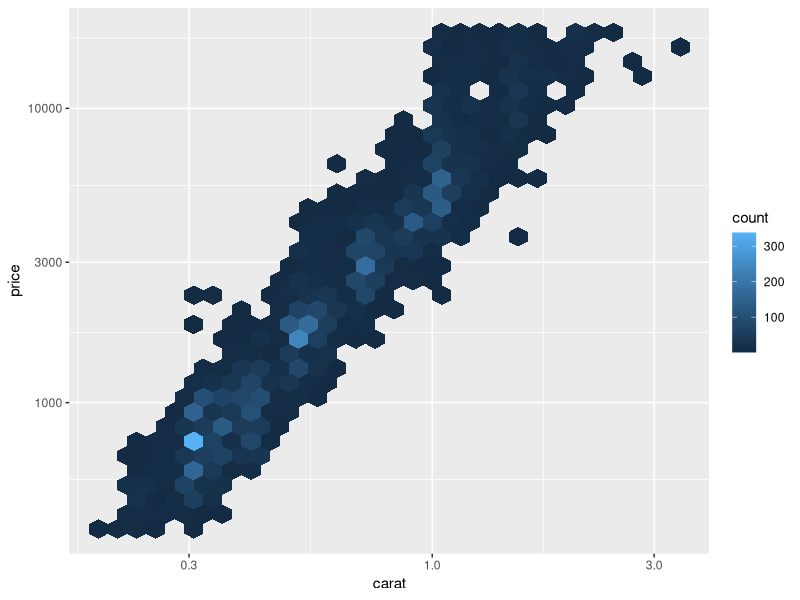
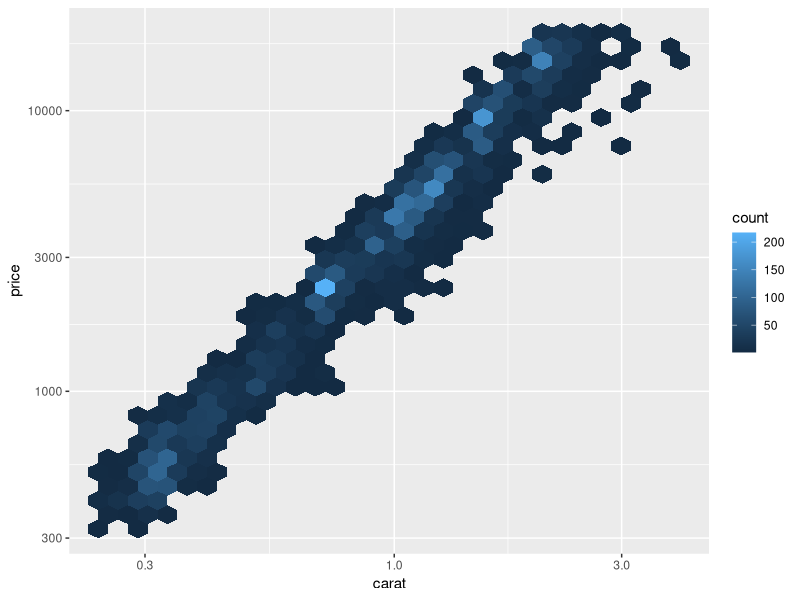
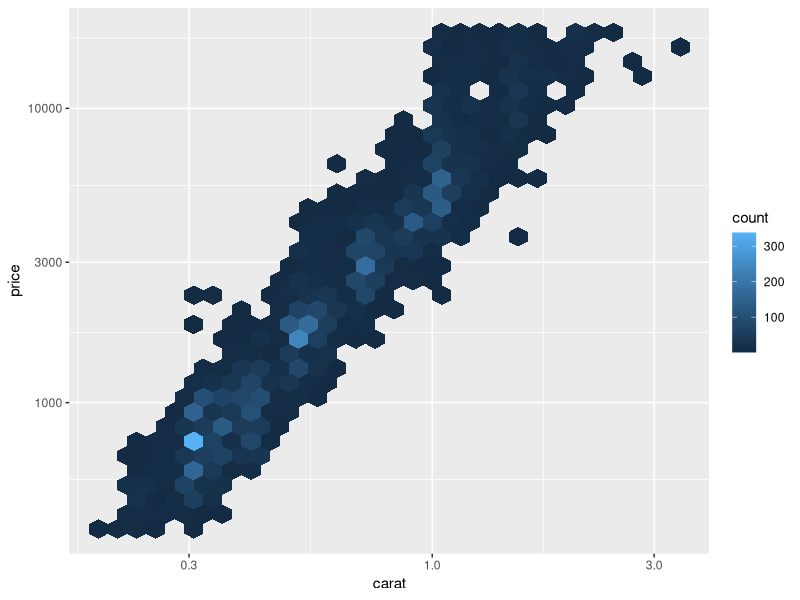
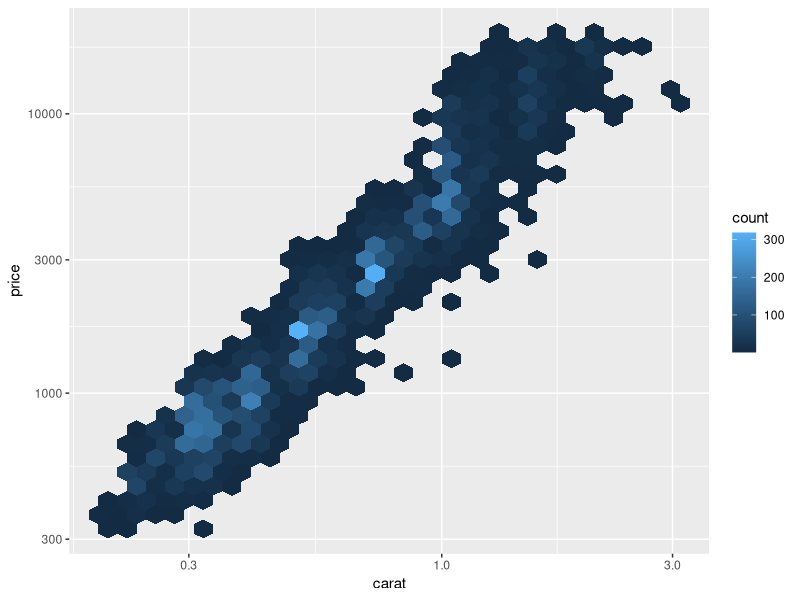
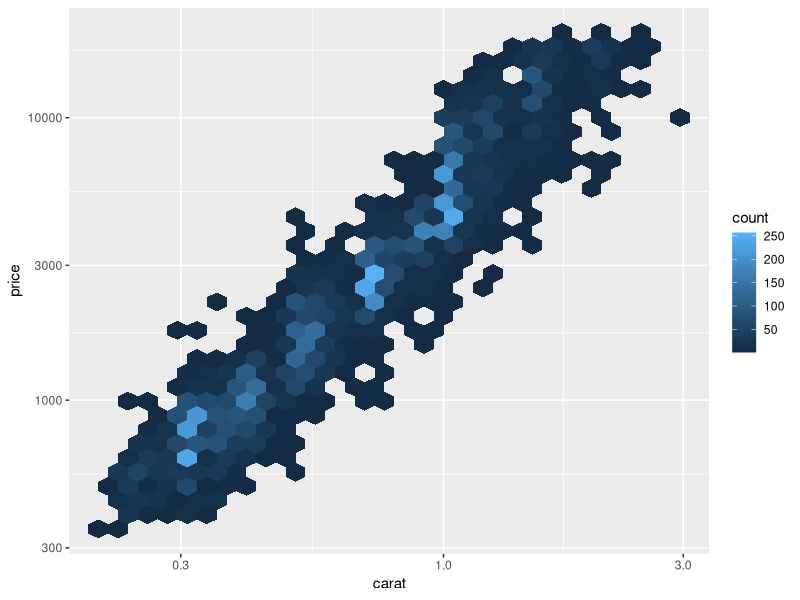
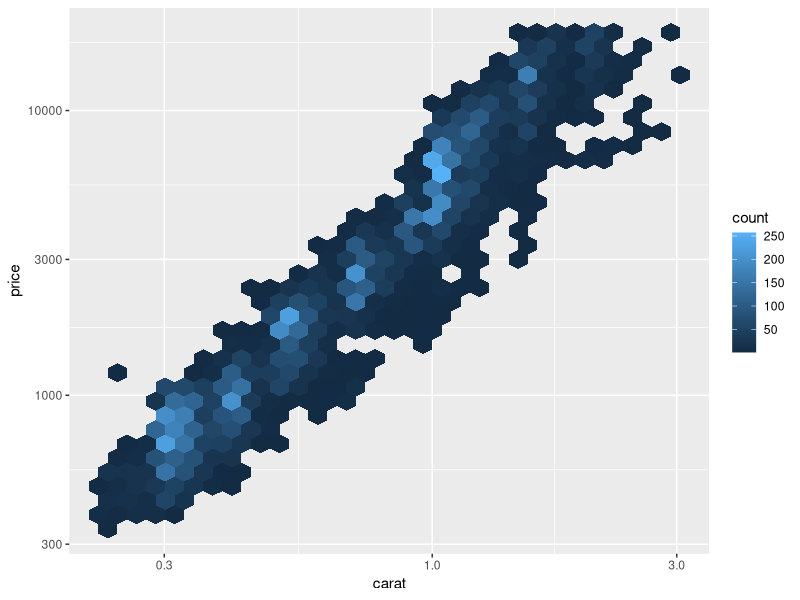
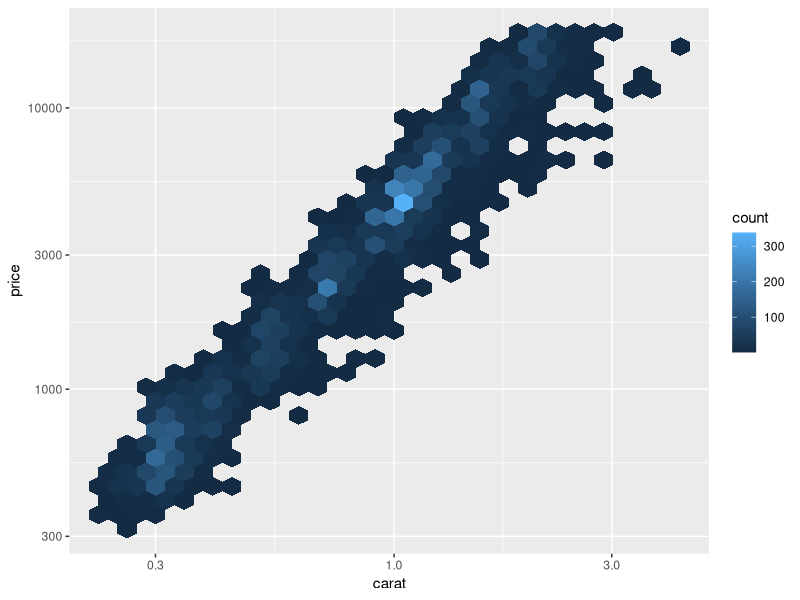
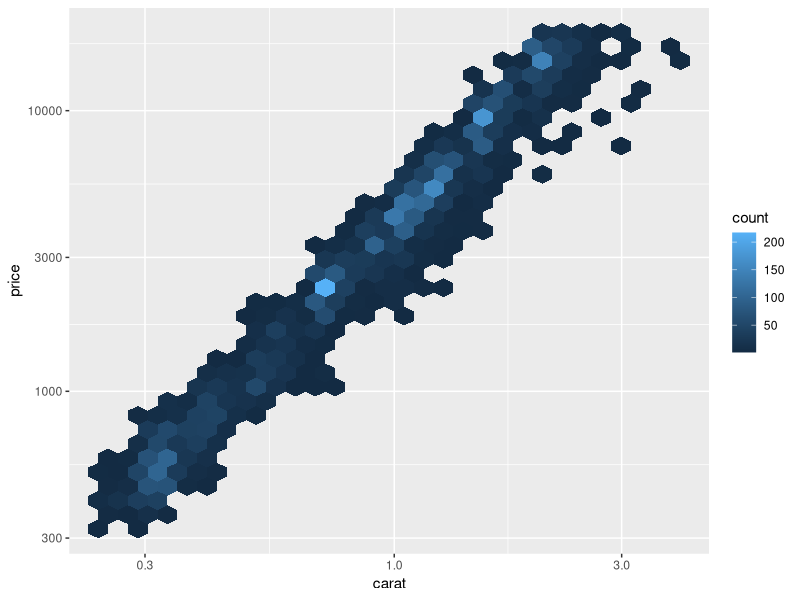

Reproduce these figures in R, in order.
library(tidyverse)

# Goal: plot the relationship between price and carat and save to a file
by_color <- diamonds %>% split(diamonds$color)

.x <- by_color[[1]]
ggplot(.x, aes(carat, price)) +
  geom_hex() +
  scale_x_log10() +
  scale_y_log10()

plots <- map(by_color, ~ ggplot(.x, aes(carat, price)) +
  geom_hex() +
  scale_x_log10() +
  scale_y_log10()
)

# But it's probably worthwhile to create a function
build_plot <- function(df) {
  ggplot(df, aes(carat, price)) +
    geom_hex() +
    scale_x_log10() +
    scale_y_log10()
}
plots <- map(by_color, build_plot)
plots[[6]]

# If we want to see all the plots, we need to print them
# Here we only care about the side-effect, not the result, so
# we use walk(), not map()
walk(plots, print)

# But let's say we want to save them.
# First, we'll need to work out the file names
paths <- paste0("plots/color-", names(by_color), ".pdf")

# Again we solve the problem for one case: but now we need _two_ inputs
# so we'll assign .x and .y
.x <- paths[[1]]
.y <- plots[[1]]
ggsave(.x, .y, width = 6, height = 6)

# This has two inputs, so we need a map2(), and since we'll calling ggsave()
# for its side-effect, not it's value, we need walk2()

walk2(paths, plots, ~ggsave(.x, .y, width = 6, height = 6))
walk2(paths, plots, ggsave, width = 6, height = 6) # SHORTCUT

# Would be nice to add a title to each image: that means our build_plot()
# function needs another argument, title. (I've also tweaked the scales so
# that every plot has consistent limits.)
build_plot <- function(df, title) {
  ggplot(df, aes(carat, price)) +
    geom_hex() +
    scale_x_log10(limits = c(0.2, 5), breaks = c(0.1, 0.2, 0.5, 1, 2, 5)) +
    scale_y_log10(limits = c(300, 19000)) +
    scale_fill_gradient(limits = c(0, 350)) +
    ggtitle(title)
}
build_plot(by_color[[1]], "This is my title")

# And we also need a vector of titles
titles <- paste0("Colour: ", names(by_color))

# Now we can make a list of plots again, and then save them to disk
plots <- map2(by_color, titles, build_plot)
walk2(paths, plots, ggsave, width = 6, height = 6)
